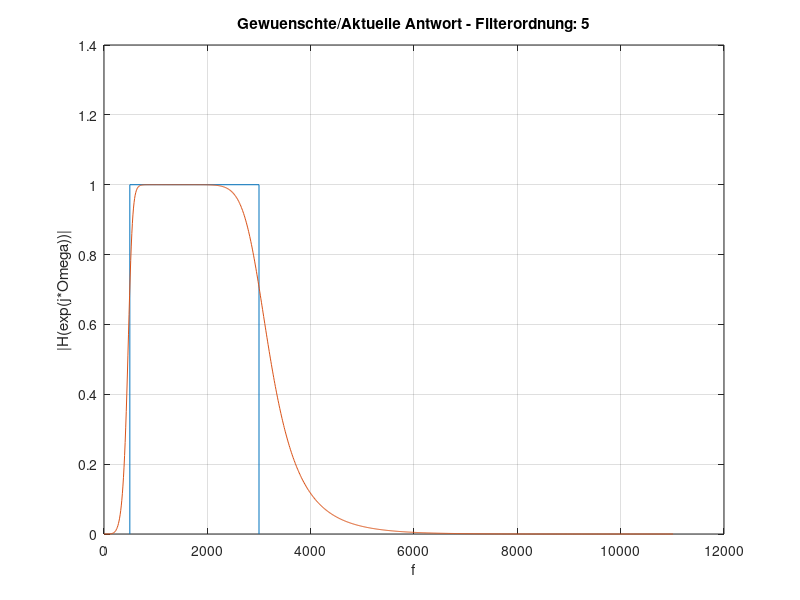

This chart was generated by the following MATLAB code: (Note: this script raises an error after producing the figure.)
close all;
clear all;

% Abtastrate
fa=22050;
order = 5;
fg_lpu = 500;
fg_lpo = 3000;

wg_lpu = fg_lpu * 2/fa

wg_lpo = fg_lpo * 2/fa

f_f =[fg_lpu, fg_lpu, fg_lpo, fg_lpo];
g = [0,1,1,0];

[b, a] = butter(order, [wg_lpu, wg_lpo])
printf("\na = [", a);
printf("%64.1f, ", a);
printf("]\nb = [", a);
printf("%512.512f, ", b);
printf("]\n", a);

#[b1,a1] = cheby2(order, 20,[wg_lpu, wg_lpo]);
printf(' fu=%f\tfo=%f\n', fg_lpu, wg_lpo);

[H W] = freqz(b,a,1024);   % Berechnung des Frequenzgangs

   % # grafische Ausgabe # %
    string = sprintf('Gewuenschte/Aktuelle Antwort - Filterordnung: %d', order);
    figure;
    plot(f_f, g, W/2/pi*fa,abs(H));
    grid;
    xlabel('f');
    ylabel('|H(exp(j*Omega))|');
    title(string);

[x, fa] = wavread('iir-filter-test1661436786036375993.wav');
[gefiltert, si] = filter(b, a, x);

k = 0:length(x)-1;

figure;


plot(k, gefiltert);

[gefiltert, si] = filter([4,5,6], [1,2,3],[1,1,1,1,1,1,1,1,1,1])
